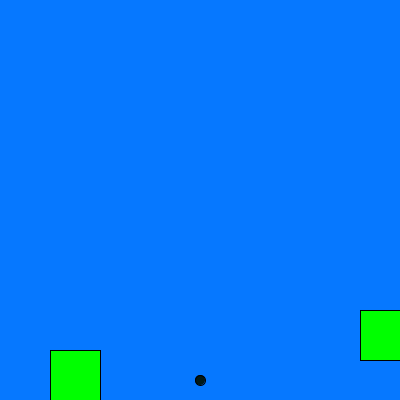
Frame 1 (no input)
Frame 60 (the mouse pressed at the canvas centre just before this capture): identical to frame 1, image omitted
Frame 120 (the mouse held since frame 60 and released just before this capture): identical to frame 1, image omitted

The Processing sketch that drew this single still picture (run headless with seeded random() and noise(); from frame 60 on, the mouse is pressed at the canvas centre):

// Processing sketch: Frogger
// ── Frogger.pde
int xx = 200;
int yy = 380;
  Car actuallythooo = new Car(50, 350);
Car actuallythooonolog = new Car(360, 310);




void setup(){
  size(400,400);
}

void draw(){
  background(6, 120, 255);
  fill(0, 25, 25);
  ellipse(xx, yy, 10, 10);
  nostopitnoisaidNO();
nostopitnoisaidActuallyWaitYes();
actuallythooo.display();
actuallythooonolog.display();

}

void keyPressed()
{
  if(key == CODED){
      if(keyCode == UP)
  
      {
      yy = yy - 4;
      }
      else if(keyCode == DOWN)
      {
        yy = yy + 4;
      }
      else if(keyCode == RIGHT)
      {
xx = xx + 4;
}
      else if(keyCode == LEFT)
      {
xx = xx - 4;
}


}}
void nostopitnoisaidNO(){
 if(xx >= 400){
  xx = xx - 10;
 } else if(xx <= 0){
  xx = xx + 10; 
 }
}
void nostopitnoisaidActuallyWaitYes(){
 if(yy >= 400){
  yy = yy - 10;
 } else if(yy <= 0){
  yy = yy + 10; 
 } }
 
 //aw thank you
 
 class Car{
  int xpos;
 int ypos;
Car(int x, int y){
 xpos = x;
 ypos = y;
 
}
  void display() 
  {
    fill(0,255,0);
    rect(xpos, ypos, 50, 50);
  }
void driveLeft(){
    
}
 }
 
